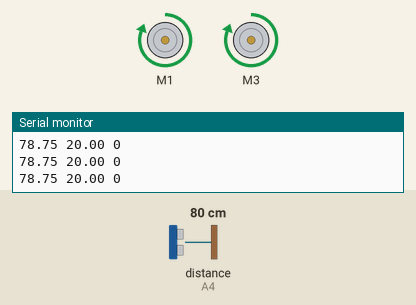
Simulated run of this sketch. Board: Arduino Uno, built with avr-gcc and run on an emulated ATmega328P. Parts: 2 × DC motor (green arrow = forward, orange = backward, longer = faster), the last lines printed to the serial monitor. Wiring (inferred from the names in the program): ultrasonic range finder: trigger A5; echo A4. The test bench sets the inputs (shaded band); at power-on: distance to the obstacle (sensor on A4) 80 cm. The echo pulse lasts 58.3 µs per cm.

Above: at 1.2 s.
1.3 s: distance to the obstacle (sensor on A4) set to 18 cm
At 1.55 s:
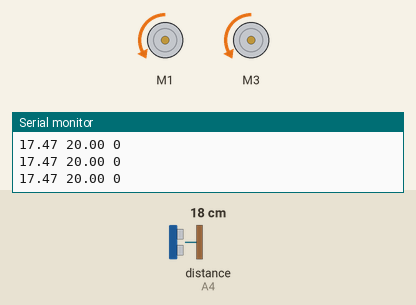
4.3 s: distance to the obstacle (sensor on A4) set to 23 cm
7.3 s: distance to the obstacle (sensor on A4) set to 17 cm
At 7.6 s:
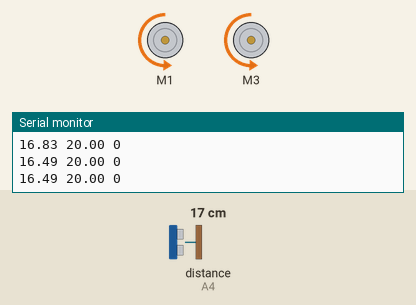
10.3 s: distance to the obstacle (sensor on A4) set to 23 cm
12.2 s: distance to the obstacle (sensor on A4) set to 2 cm
At 12.7 s:
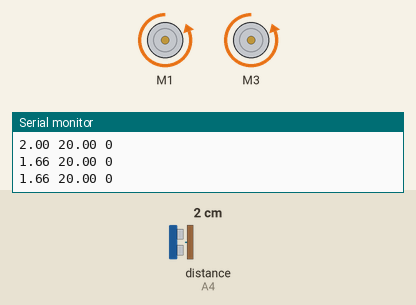
13.7 s: distance to the obstacle (sensor on A4) set to 35 cm
At 15.1 s:
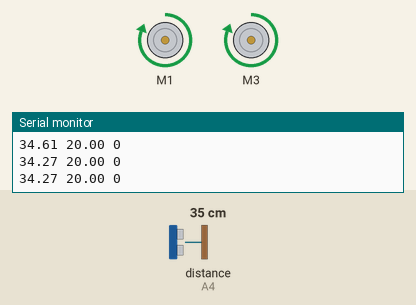
Timing chart, 0 to 16.2 s (numbered marks = the images above; inputs shaded):
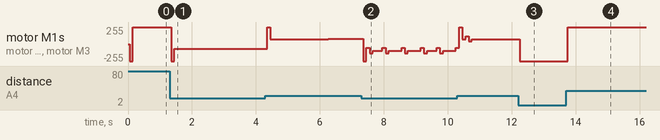

Measured:
- after the input at 1.3 s, motor M1, motor M3: forward 255/255 → backward 255/255 after 0.05 s, → backward 72/255 0.10 s later, → backward 70/255 0.20 s later, → backward 74/255 0.10 s later, … (27 changes in this stretch)
- after the input at 12.2 s, motor M1, motor M3: forward 75/255 → backward 255/255 after 0.06 s
- after the input at 13.7 s, motor M1, motor M3: backward 255/255 → forward 255/255 after 0.06 s

The sketch:

CarroSensor.ino
```cpp
// Planificador de tareas
// -- Librerías ------------------------------------------


// -- Variables de control de tiempo ---------------------
unsigned long int T; // Tiempo total (microsegundos)
// -- Variables de temporización de tareas

#include "Motor.h"     // llama a la pagina
#include "sensor.h"    // "    "     "
#include "PID_v1.h"    //  "   "     "
//--------------------------------------------------------

// Tarea 1: Control de Motor
#define Ts1 50 // Periodo de la tarea 1
unsigned long int ts1; // Tiempo parcial tarea 1
unsigned long int t01; // Tiempo de la última ejecución

// Tarea 2: Control de sensor
#define Ts2 100 // Periodo de la tarea 2
unsigned long int ts2; // Tiempo parcial tarea 2
unsigned long int t02; // Tiempo de la última ejecución

// Tarea 3: control del PID
//#define Ts3 200 // Periodo de la tarea 3
//unsigned long int ts3; // Tiempo parcial tarea 3
//unsigned long int t03; // Tiempo de la última ejecución

// -- Funciones de definición de tareas ------------------


// -- Inicializacion -------------------------------------
void setup() {
 // Inicializacion de temporizadores de tarea
 ts1 = 0;
 t01 = 0;
 ts2 = 0;
 t02 = 0;
// ts3 = 0;
// t03 = 0;

setupMotor();
SETUPPID();
setupsensor();
}
// -- Bucle principal ------------------------------------
void loop() {
 // Actualizar tiempo
 T = millis();

  // Temporizacion tarea 1
 ts1 = T - t01;
 if (ts1 >= Ts1)
   {
    tareaPID();
     t01 = T;
   }


 // Temporizacion tarea 2
 ts2 = T - t02;
 if (ts2 >= Ts2)
   {
     sensor();
     t02 = T;
   }


// // Temporizacion tarea 3
// ts3 = T - t03;
// if (ts3 >= Ts3)
//   {
// Motor();
//   t03 = T;
//    }

}
```

Motor.h
```cpp
// (licence header left out)
#include <AFMotor.h>


AF_DCMotor motorDER(1);             //DERECHO
AF_DCMotor motorIZQ(3);             //isquier5da


void setupMotor()

    {
        motorDER.run(RELEASE);
        motorIZQ.run(RELEASE);
    }


//void loop()
//{
//
//
//        Serial.print("tick");
//            (FORWARD);       //PARA IR HASIA DELANTE
//        motorDER.setSpeed(255);
//        motorDER.run(FORWARD);
//        motorDER.setSpeed(255);
//        motorIZQ.setSpeed(255);
//        motorIZQ.run(FORWARD);
//        motorIZQ.setSpeed(255);
//        delay(5000);
//
//
//        Serial.print("tick");
//            (BACKWARD);      //PARA IR HACIA ATRAS
//
//        motorDER.setSpeed(255);
//        motorDER.run(BACKWARD);
//        motorDER.setSpeed(255);
//        motorIZQ.setSpeed(255);
//        motorIZQ.run(BACKWARD);
//        motorIZQ.setSpeed(255);
//        delay(5000);
//
// }
```

PID_v1.h
```cpp
/********************************************************
 * PID Basic Example
 * Reading analog input 0 to control analog PWM output 3
 ********************************************************/

#include <PID_v1.h>

#define PIN_INPUT 0
#define PIN_OUTPUT 3

//Define Variables we'll be connecting to
double Setpoint, Input, Output;

//Specify the links and initial tuning parameters
double Kp=30, Ki=0.05, Kd=10;
PID myPID(&Input, &Output, &Setpoint, Kp, Ki, Kd, DIRECT);


  void SETUPPID()
{
                                                     //inicializar las variables a las que estamos vinculados
      Setpoint = 20;
      Input = Setpoint;
      //turn the PID on
      myPID.SetOutputLimits(-255,255);
      myPID.SetMode(AUTOMATIC);
      motorDER.run(RELEASE);
      motorIZQ.run(RELEASE);
}

    void tareaPID()
{
     Input = d;
     myPID.Compute();
//              Serial.println(Output);

      Serial.print(d);      //Enviamos serialmente el valor de la distancia
      Serial.print(" ");
      Serial.print(Setpoint);
      Serial.print(" ");
      Serial.println(0);

                                                      // analogWrite(PIN_OUTPUT, Output);


           if ( Output==0)
                    {
                       motorDER.setSpeed(Output);
                       motorIZQ.setSpeed(Output);
                    }

           if ( Output>0)
                    {
                     motorDER.run(BACKWARD);
                     motorIZQ.run(BACKWARD);
                     motorDER.setSpeed(Output);
                     motorIZQ.setSpeed(Output);

                    }
            else

                     {
                        motorDER.run(FORWARD);
                        motorIZQ.run(FORWARD);
                        motorDER.setSpeed(abs(Output));
                        motorIZQ.setSpeed(abs(Output));
                     }


}
```

sensor.h
```cpp
const int Trigger = A5;   //Pin digital 2 para el Trigger del sensor
const int Echo = A4;   //Pin digital 3 para el Echo del sensor
float d; //distancia en centimetros

void setupsensor()
{
      Serial.begin(115200);//iniciailzamos la comunicación
      pinMode(Trigger, OUTPUT); //pin como salida
      pinMode(Echo, INPUT);  //pin como entrada
      digitalWrite(Trigger, LOW);//Inicializamos el pin con 0
}

void sensor()
{

      long t; //timepo que demora en llegar el eco

      digitalWrite(Trigger, HIGH);
      delayMicroseconds(10);          //Enviamos un pulso de 10us
      digitalWrite(Trigger, LOW);

      t = pulseIn(Echo, HIGH); //obtenemos el ancho del pulso
      d = t/59.00;             //escalamos el tiempo a una distancia en cm

//      Serial.print("Distancia: ");
//      Serial.print(d);      //Enviamos serialmente el valor de la distancia
//      Serial.print("cm");
//      Serial.println();
}


//   int ping(int TriggerPin, int EchoPin)
//
//{
//           long duration, distanceCm;
//
//           digitalWrite(TriggerPin, LOW);             //para generar un pulso limpio ponemos a LOW 4us
//           delayMicroseconds(4);
//           digitalWrite(TriggerPin, HIGH);            //generamos Trigger (disparo) de 10us
//           delayMicroseconds(10);
//           digitalWrite(TriggerPin, LOW);
//
//           duration = pulseIn(EchoPin, HIGH);          //medimos el tiempo entre pulsos, en microsegundos
//
//           distanceCm = duration * 10 / 292/ 2;        //convertimos a distancia, en cm
//           return distanceCm;
//}
```
